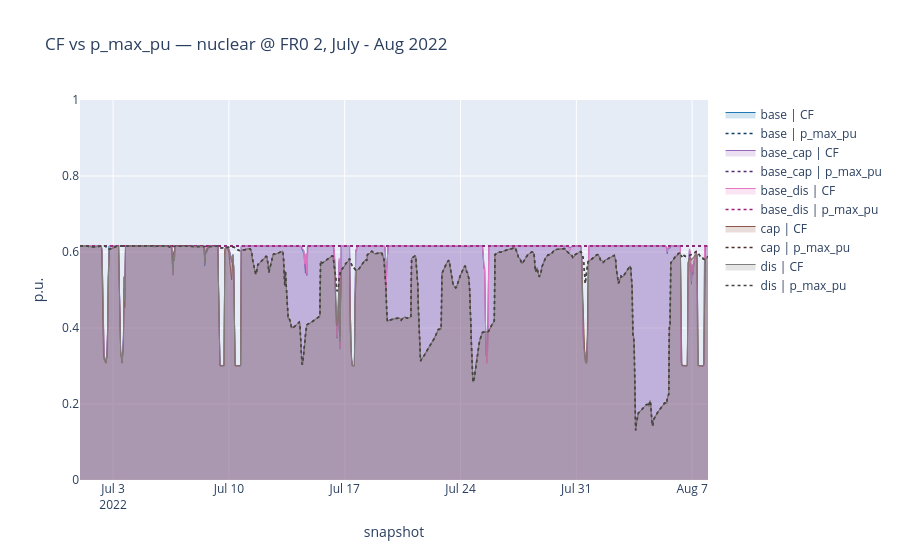

Notebook cell for this chart:
### Code cell
ts = nc.statistics.capacity_factor(
    groupby=["bus", "carrier"], groupby_time=False, nice_names=False
)
CARRIER = "nuclear"   # onwind | offwind-ac | offwind-dc | offwind-float
BUS     = "FR0 2"        # adjust to a valid GB bus
data = build_cf_pmax_df(
    ts, networks,
    bus=BUS, carrier=CARRIER,
    start="2022-07-01", end="2022-08-07",
)

iplot_cf_pmax(data, title=f"CF vs p_max_pu — {CARRIER} @ {BUS}, July - Aug 2022")

### Figure 1 — Plotly figure (JSON) as saved in the notebook; plotly's stock layout.template omitted (floating-point values rounded to 4 significant figures; data arrays with more than 128 entries replaced by an {"elided": "..."} marker saying what was removed)
{"data": [{"connectgaps": false, "fill": "tozeroy", "fillcolor": "rgba(31,119,180,0.2)", "line": {"color": "#1f77b4", "width": 1}, "mode": "lines", "name": "base | CF", "type": "scatter", "x": {"elided": "912 str values"}, "y": {"elided": "912 float values"}}, {"connectgaps": false, "line": {"color": "#114163", "dash": "dot", "width": 1.5}, "mode": "lines", "name": "base | p_max_pu", "type": "scatter", "x": {"elided": "912 str values"}, "y": {"elided": "912 float values"}}, {"connectgaps": false, "fill": "tozeroy", "fillcolor": "rgba(148,103,189,0.2)", "line": {"color": "#9467bd", "width": 1}, "mode": "lines", "name": "base_cap | CF", "type": "scatter", "x": {"elided": "912 str values"}, "y": {"elided": "912 float values"}}, {"connectgaps": false, "line": {"color": "#51306f", "dash": "dot", "width": 1.5}, "mode": "lines", "name": "base_cap | p_max_pu", "type": "scatter", "x": {"elided": "912 str values"}, "y": {"elided": "912 float values"}}, {"connectgaps": false, "fill": "tozeroy", "fillcolor": "rgba(227,119,194,0.2)", "line": {"color": "#e377c2", "width": 1}, "mode": "lines", "name": "base_dis | CF", "type": "scatter", "x": {"elided": "912 str values"}, "y": {"elided": "912 float values"}}, {"connectgaps": false, "line": {"color": "#9d2077", "dash": "dot", "width": 1.5}, "mode": "lines", "name": "base_dis | p_max_pu", "type": "scatter", "x": {"elided": "912 str values"}, "y": {"elided": "912 float values"}}, {"connectgaps": false, "fill": "tozeroy", "fillcolor": "rgba(140,86,75,0.2)", "line": {"color": "#8c564b", "width": 1}, "mode": "lines", "name": "cap | CF", "type": "scatter", "x": {"elided": "912 str values"}, "y": {"elided": "912 float values"}}, {"connectgaps": false, "line": {"color": "#4d2f29", "dash": "dot", "width": 1.5}, "mode": "lines", "name": "cap | p_max_pu", "type": "scatter", "x": {"elided": "912 str values"}, "y": {"elided": "912 float values"}}, {"connectgaps": false, "fill": "tozeroy", "fillcolor": "rgba(127,127,127,0.2)", "line": {"color": "#7f7f7f", "width": 1}, "mode": "lines", "name": "dis | CF", "type": "scatter", "x": {"elided": "912 str values"}, "y": {"elided": "912 float values"}}, {"connectgaps": false, "line": {"color": "#454545", "dash": "dot", "width": 1.5}, "mode": "lines", "name": "dis | p_max_pu", "type": "scatter", "x": {"elided": "912 str values"}, "y": {"elided": "912 float values"}}], "layout": {"hovermode": "x unified", "title": {"text": "CF vs p_max_pu — nuclear @ FR0 2, July - Aug 2022"}, "xaxis": {"title": {"text": "snapshot"}}, "yaxis": {"range": [0, 1], "title": {"text": "p.u."}}}}
